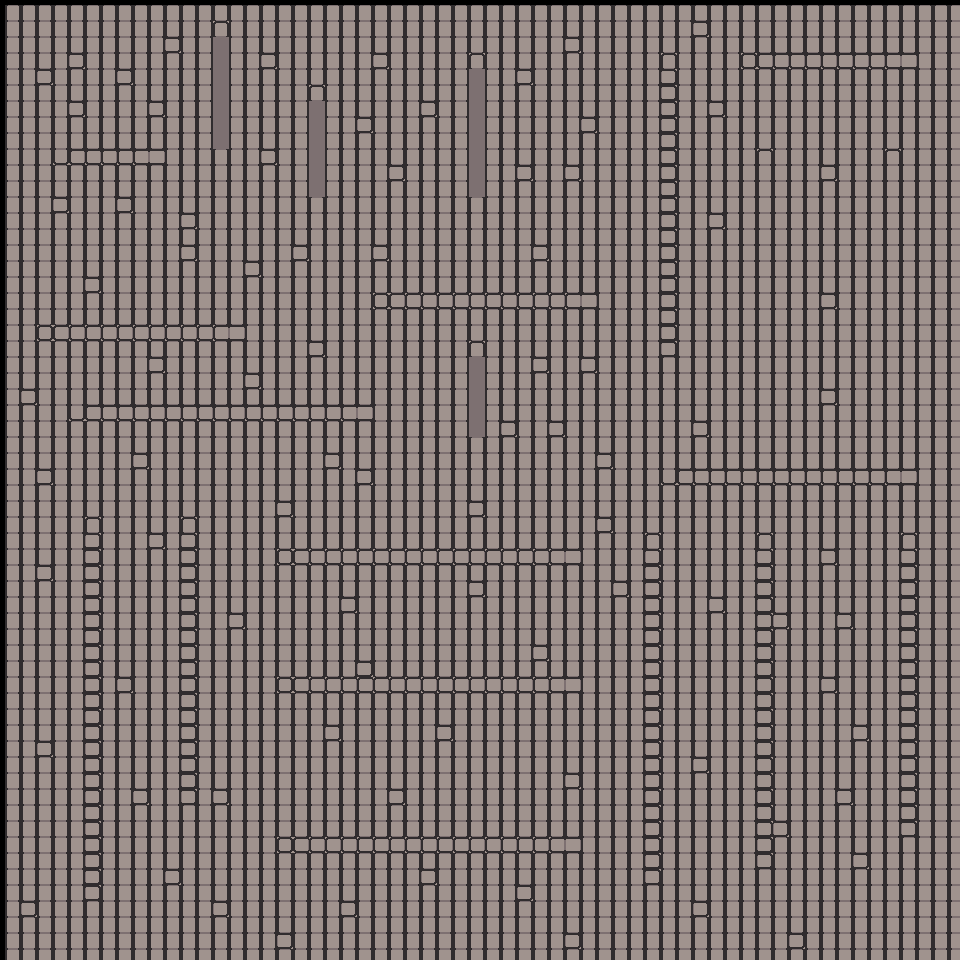

This game map was drawn from its Tiled (.tmx) file and the tilesets committed beside it. A one-line description and the trimmed map source follow:
An orthogonal 60x60 tile map with 16x16 px tiles, 2 tile layers (ground, walls), 2 tilesets and 2 objects.

<map version="1.10" tiledversion="1.11.2" orientation="orthogonal" renderorder="right-down" width="60" height="60" tilewidth="16" tileheight="16" infinite="0" nextlayerid="3" nextobjectid="1">
 <tileset firstgid="1" name="Tileset" tilewidth="16" tileheight="16" tilecount="16" columns="4">
  <tileoffset x="5" y="5" />
  <image source="Tileset.png" width="64" height="64" />
  <tile id="0">
   <objectgroup draworder="index" id="3">
    <object id="2" x="0.666667" y="1.66667" width="14" height="12" />
   </objectgroup>
  </tile>
  <tile id="1">
   <objectgroup draworder="index" id="3">
    <object id="2" x="1.33333" y="-0.333333" width="13.3333" height="13">
     <ellipse />
    </object>
   </objectgroup>
   <animation>
    <frame tileid="0" duration="150" />
    <frame tileid="1" duration="150" />
    <frame tileid="2" duration="150" />
   </animation>
  </tile>
 </tileset>
 <tileset firstgid="17" source="Tileset2.tsx" />
 <layer id="1" name="ground" width="60" height="60">
  <data>[3600 cells, 3600 non-empty, 1 distinct tile ids]</data>
 </layer>
 <layer id="2" name="walls" width="60" height="60">
  <data>[3600 cells, 416 non-empty, 12 distinct tile ids]</data>
 </layer>
</map>
